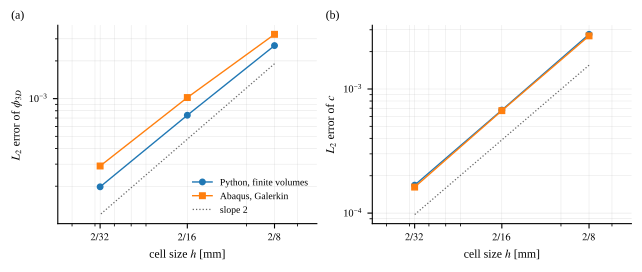

The Python source for this figure:
#!/usr/bin/env python3
"""fig_mms.py -- Figure 4 of the coupling paper: manufactured solution (abaqus_living/mms.py, A-50) of the phi and c
equations with the front term, L2 error of phi (a) and of c (b) at T* = 0.05 against the cell size h = 2 mm / n
(n = 8, 16, 32) for the Python finite-volume code and the Abaqus Galerkin element; dotted: slope 2.

Data: Python from results/2026-10-3d/coupled_living_consumption_{,nf16_,nf8_}front1_dtc0.005_phimin0.001_v2_tend0.05
_a100_gab1_gc1_tab0.333333_mms_artdiff_wgmirror_mixed.json (key runs.mixed.mms, `--mms --tend 0.05 --front 1
--artdiff --wall-grad mirror`, outer step 0.005); Abaqus from the table of report A-50 in
ansys_usermat/apdl/IKMHIWI03_TO_CLOUD.ja.md (`make_living_inp.py --mms`, PROPS(19) = 1, increment 2.5e-4; the Abaqus
job files stay on IKMHIWI03). The observed orders are printed.

    python papers/coupling_paper/fig_mms.py -> papers/coupling_paper/fig_mms.pdf
"""
import json
import sys
from pathlib import Path

import matplotlib
matplotlib.use("Agg")
import matplotlib.pyplot as plt  # noqa: E402
import numpy as np  # noqa: E402
from matplotlib.ticker import NullFormatter  # noqa: E402

HERE = Path(__file__).resolve().parent
ROOT = HERE.parents[1]
sys.path.insert(0, str(ROOT / "ansys_usermat"))
import figstyle  # noqa: E402

RES = ROOT / "ansys_usermat/apdl/results/2026-10-3d"
N = (8, 16, 32)
H = 2.0 / np.array(N)
ABAQUS = {"phi": [3.26e-3, 1.02e-3, 2.90e-4], "c": [2.68e-3, 6.69e-4, 1.62e-4]}   # A-50, L2 errors at T* = 0.05


def python_errors():
    phi, c = [], []
    for n in N:
        pre = "" if n == 32 else f"nf{n}_"
        f = RES / f"coupled_living_consumption_{pre}front1_dtc0.005_phimin0.001_v2_tend0.05_a100_gab1_gc1_tab0.333333_mms_artdiff_wgmirror_mixed.json"
        m = json.load(open(f))["runs"]["mixed"]["mms"]
        assert abs(m["h"] - 2.0 / n) < 1e-12 and abs(m["T"] - 0.05) < 1e-12, (f, m)
        phi.append(m["l2_phi"]); c.append(m["l2_c"])
    return {"phi": phi, "c": c}


def orders(e):
    e = np.asarray(e)
    return np.log(e[:-1] / e[1:]) / np.log(2.0)


def main():
    figstyle.apply(size=8.5)
    py = python_errors()
    fig, axs = plt.subplots(1, 2, figsize=(6.3, 2.6), constrained_layout=True)
    for ax, q, lab, t in zip(axs, ("phi", "c"), (r"$L_2$ error of $\phi_{3D}$", r"$L_2$ error of $c$"), "ab"):
        for code, e, col, mk in (("Python, finite volumes", py[q], "C0", "o"), ("Abaqus, Galerkin", ABAQUS[q], "C1", "s")):
            ax.loglog(H, e, color=col, marker=mk, ls="-", lw=1, ms=4, label=code)
            print(f"{code:24s} {q}: errors {', '.join(f'{v:.2e}' for v in e)}; observed orders {np.round(orders(e), 2)}")
        ref = 0.6 * min(py[q][-1], ABAQUS[q][-1]) * (H / H[-1]) ** 2
        ax.loglog(H, ref, color="0.4", ls=":", lw=0.9, label="slope 2")
        ax.set_xlabel(r"cell size $h$ [mm]")
        ax.set_ylabel(lab)
        ax.set_xticks(H)
        ax.set_xticklabels([f"$2/{n}$" for n in N])
        ax.xaxis.set_minor_formatter(NullFormatter())
        ax.set_xlim(H[-1] / 1.4, H[0] * 1.4)
        ax.grid(True, which="both", lw=0.3, alpha=0.4)
        ax.text(-0.18, 1.02, f"({t})", transform=ax.transAxes, va="bottom", ha="left")
    axs[0].legend(fontsize=7, loc="lower right", frameon=False)
    out = HERE / "fig_mms.pdf"
    fig.savefig(out)
    print("wrote", out)


if __name__ == "__main__":
    main()
